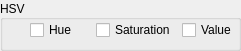
     <widget class="QGroupBox" name="groupBox_HSVColorSpace">
      <property name="geometry">
       <rect>
        <x>750</x>
        <y>70</y>
        <width>241</width>
        <height>51</height>
       </rect>
      </property>
      <property name="title">
       <string>HSV</string>
      </property>
      <property name="alignment">
       <set>Qt::AlignmentFlag::AlignLeading|Qt::AlignmentFlag::AlignLeft|Qt::AlignmentFlag::AlignVCenter</set>
      </property>
      <widget class="QWidget" name="gridLayoutWidget_3">
       <property name="geometry">
        <rect>
         <x>30</x>
         <y>10</y>
         <width>211</width>
         <height>41</height>
        </rect>
       </property>
       <layout class="QGridLayout" name="gridLayout_HSVChannel">
        <item row="0" column="0">
         <widget class="QCheckBox" name="checkBox_HSVHueChannel">
          <property name="layoutDirection">
           <enum>Qt::LayoutDirection::LeftToRight</enum>
          </property>
          <property name="text">
           <string>Hue</string>
          </property>
         </widget>
        </item>
        <item row="0" column="1">
         <widget class="QCheckBox" name="checkBox_HSVSaturation">
          <property name="layoutDirection">
           <enum>Qt::LayoutDirection::LeftToRight</enum>
          </property>
          <property name="text">
           <string>Saturation</string>
          </property>
         </widget>
        </item>
        <item row="0" column="2">
         <widget class="QCheckBox" name="checkBox_HSVValue">
          <property name="layoutDirection">
           <enum>Qt::LayoutDirection::LeftToRight</enum>
          </property>
          <property name="text">
           <string>Value</string>
          </property>
         </widget>
        </item>
       </layout>
      </widget>
     </widget>
